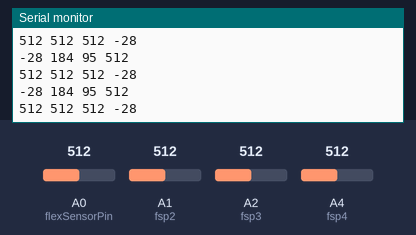
The sketch below on a simulated Arduino Uno, built with avr-gcc and run on an emulated ATmega328P. Shown: the last lines printed to the serial monitor. The inputs (shaded band) are chosen by the test bench; at power-on: A0 (flexSensorPin) = 512, A1 (fsp2) = 512, A2 (fsp3) = 512, A4 (fsp4) = 512.

Above: at 1.2 s.
1.3 s: A0 (flexSensorPin) set to 716
At 1.33 s:
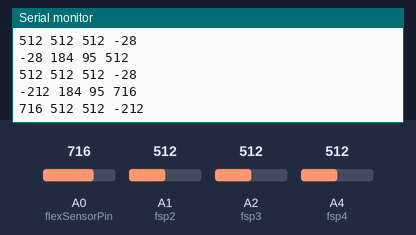
2.8 s: A1 (fsp2) set to 716
At 2.86 s:
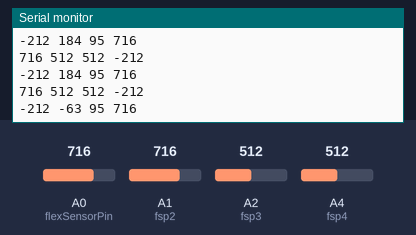
4.3 s: A2 (fsp3) set to 716
At 4.4 s:
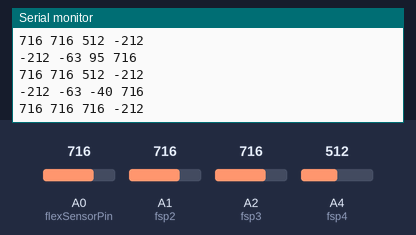
5.8 s: A0 (flexSensorPin) set to 992
At 5.82 s:
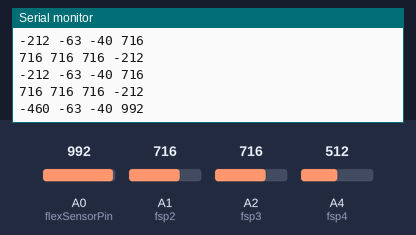
7.3 s: A1 (fsp2) set to 992
At 7.36 s:
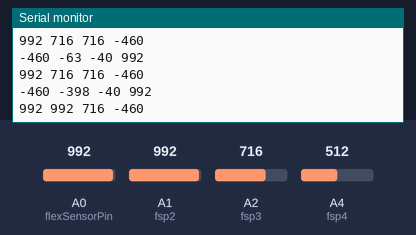
8.8 s: A2 (fsp3) set to 992
At 8.89 s:
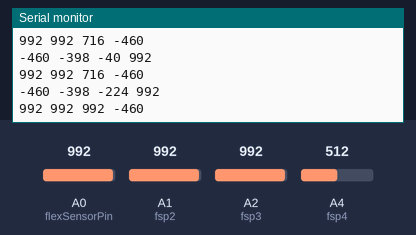
Timing chart, 0 to 11.3 s (numbered marks = the images above; inputs shaded):
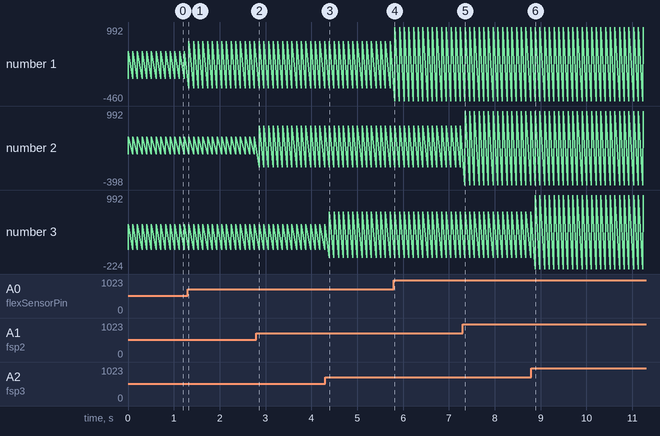

The sketch:

Flexbro_v3.ino
```cpp
// Download to arduino port first, then switch to Serial port

/*
#include <SoftwareSerial.h>

#define RX 10
#define TX 11

SoftwareSerial Serial(RX, TX);
*/
const int flexSensorPin = A0; //analog pin 0
const int fsp2 = A1;
const int fsp3 = A2;
const int fsp4 = A4;

void setup(){
  Serial.begin(115200);
}

void loop(){

  int fsr[3];                              //refers to color of heat shrink
    fsr[0] = analogRead(flexSensorPin);   //red - right thumb
    fsr[1] = analogRead(fsp2);            //green - index right / ring left
    fsr[2] = analogRead(fsp3);            //blue - ring right / index left
    fsr[3] = analogRead(fsp4);            //white - thumb left

    int mapped[3];                         //mapped values (0-90) for each

    mapped[0] = map(fsr[0], 480, 380, 0, 90);
    mapped[1] = map(fsr[1], 664, 590, 0, 90);
    mapped[2] = map(fsr[2], 655, 520, 0, 90);
    mapped[3] = map(fsr[3], 480, 380, 0, 90);

    int constrained[3];
    for(int ii = 0; ii < 4; ii++){
      constrained[ii] = mapped[ii];
      }


    for(int i = 0; i < 4; i++){
      Serial.print(constrained[i]);
      Serial.print(" ");
      }

      Serial.println(" ");


      for(int i = 0; i < 4; i++){
        Serial.print(fsr[i]);
        Serial.print(" ");
        }

        Serial.println(" ");


  //In my tests I was getting a reading on the arduino between 512, and 614.
  //Using map(), you can convert that to a larger range like 0-100.
//  int flex0to100 = map(flexSensorReading, 480, 340, 0, 90);
//  Serial.println(flex0to100);


  delay(100); //just here to slow down the output for easier reading
}
```

Measured:
- after the input at 1.3 s, the serial monitor: prints a new line at once (image 1)
- after the input at 2.8 s, the serial monitor: prints a new line after 0.06 s (image 2)
- after the input at 4.3 s, the serial monitor: prints a new line after 0.09 s (image 3)
- after the input at 5.8 s, the serial monitor: prints a new line at once (image 4)
- after the input at 7.3 s, the serial monitor: prints a new line after 0.05 s (image 5)
- after the input at 8.8 s, the serial monitor: prints a new line after 0.08 s (image 6)
- plotted number 1: 512 → 716 after the input at 1.3 s, 716 → 992 after the input at 5.8 s
